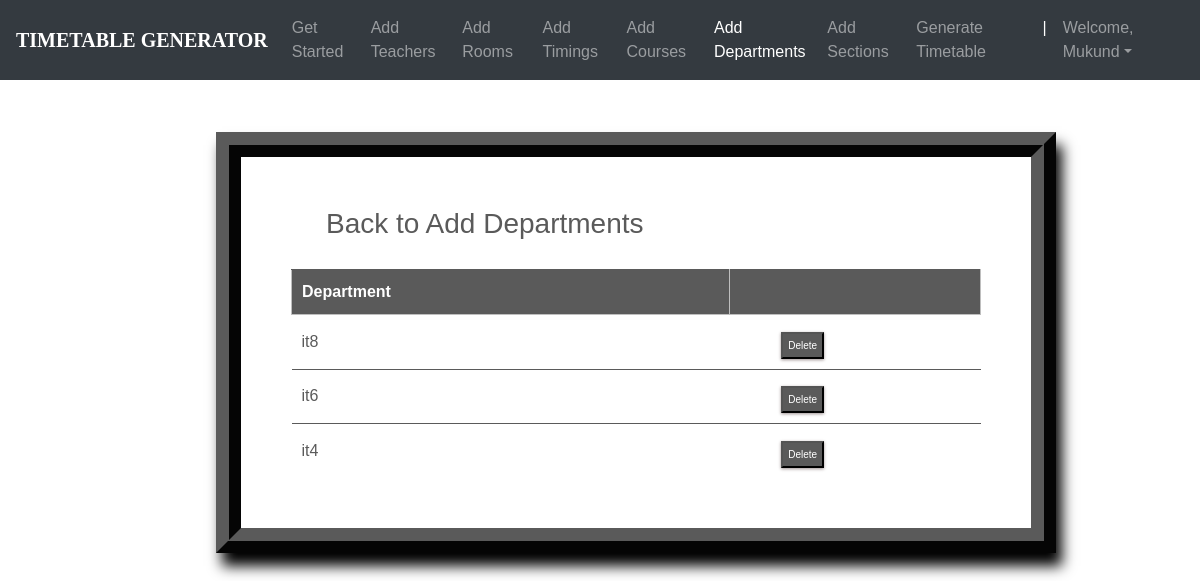
Page /departments_list/ (signed in) on the committed database.
### ttgen/models.py (models this page shows, shortened)
class Department(models.Model):
    dept_name = models.CharField(max_length=50)
    courses = models.ManyToManyField(Course)

### ttgen/views.py (the view)
# urls.py: path('departments_list/', views.department_list, name='editdepartment'),
@login_required
def department_list(request):
    context = {
        'departments': Department.objects.all()
    }
    return render(request, 'deptlist.html', context)

### templates/deptlist.html (shortened to what this page needs)
<!DOCTYPE html>
<html lang="en">
<head>
	<link rel="stylesheet" href="https://maxcdn.bootstrapcdn.com/bootstrap/4.0.0/css/bootstrap.min.css">
    <link rel="stylesheet" type="text/css" href="static/css/index.css">
</head>
<body>
        <header>
			<nav class="navbar navbar-expand-md navbar-dark fixed-top bg-dark">
                <a class="navbar-brand" href="#"><b>TIMETABLE GENERATOR</b></a>
                <div class="collapse navbar-collapse" id="navbarCollapse">
                    <ul class="navbar-nav ml-auto">
                    <li class="nav-item">
                        <a class="nav-link" href="{% url 'admindash' %}">Get Started</a>
                    </li>
                    <li class="nav-item">
                        <a class="nav-link" href="{% url 'addInstructors' %}">Add Teachers</a>
                    </li>
                    <li class="nav-item">
                        <a class="nav-link" href="{% url 'addRooms' %}">Add Rooms</a>
                    </li>
                    <li class="nav-item">
		                <a class="nav-link" href="{% url 'addTimings' %}">Add Timings</a>
		            </li>
                    <li class="nav-item">
                        <a class="nav-link" href="{% url 'addCourses' %}">Add Courses</a>
                    </li>
                    <li class="nav-item active">
			            <a class="nav-link" href="{% url 'addDepts' %}">Add Departments</a>
		            </li>
                    <li class="nav-item">
			            <a class="nav-link" href="{% url 'addSections' %}">Add Sections</a>
		            </li>
                    <li class="nav-item">
			            <a class="nav-link" href="{% url 'generate' %}">Generate Timetable</a>
		            </li>
                    <li class="nav-item active">
			            <a class="nav-link">|</a>
		            </li>
                    <li class="nav-item dropdown">
		                <a class="nav-link dropdown-toggle" href="#" id="dropdown03" data-toggle="dropdown" aria-haspopup="true" aria-expanded="false">Welcome, {{ user.first_name }}</a>
		            </li>
                    </ul>
                </div>
            </nav>
        </header>
        {% block content %}
        {% load static %}
        <br><br>
<fieldset class="fieldset">
    <a href="{% url 'addDepts'%}"><h1 class="tablink" onclick="openPage('new')" id="defaultOpen">Back to Add Departments</h1></a>
    <div class="tabcontent" id="edit">
        <table class="table1">
            <thead>
            <tr class="table-headers">
            <th>Department</th>
            <th  class="empty"></th>
            </tr>
            </thead>
            <tbody>
            {% for dept in departments %}
            <tr>
             <td>{{dept.dept_name}}</td>
             <td class="empty">
                <form action="{% url 'deletedepartment' dept.id %}" method="post">
                        <input type="submit" value="Delete" class="cross">
                </form>
             </td>
             </tr>
            {% endfor %}
            </tbody>
        </table>
    </div>
</fieldset>
{% endblock %}

### static/css/index.css (style rules this page uses)
body { padding-top: 3rem; padding-bottom: 3rem; color: #5a5a5a; font-family: 'Poppins', sans-serif; overflow-x: hidden; }
nav { font-family: sans-serif; }
.navbar-brand { font-size: 20px; font-family: Georgia, 'Times New Roman', Times, serif; }

### templates/deptlist.html (style rules this page uses)
nav { font-family: sans-serif; }
.navbar-brand { font-size: 20px; font-family: Georgia, 'Times New Roman', Times, serif; }
* { margin: 0; padding: 0; box-sizing: border-box; }
html { scroll-behavior: smooth; }
a { text-decoration:none; }
form { margin-top: 3%; margin-left: 18%; margin-right: 12%; }
fieldset h1 { color: #5a5a5a; padding-bottom: 20px; margin-left: 35px; display: inline-block; cursor: pointer; font-size: 28px; }
fieldset input { padding:8px; color: #938c8c }
.table2 td, th { border: 1px solid rgb(190,190,190); padding: 10px 20px; }
.table1 { width: 100%; border-collapse: collapse; text-align: left; overflow: hidden; }
.table1 td, th { border-top: 1px solid #5a5a5a; padding: 10px; }
.table1 th { background-color: #5a5a5a; color: #fff; }
.cross { font-size:10px; box-shadow: 0px 1px 3px 0px #9e9292; padding: 4px 5px; color: #fff; background-color: #5a5a5a; cursor: pointer; }
.fieldset { margin-top: 3%; margin-left: 18%; margin-right: 12%; padding: 50px; border-width: 25px; border-style: ridge; border-color: #5a5a5a; box-shadow: 6px 13px 13px 0px black; background-color: #fff; }

### rows in the picture
Department: dept_name "it8"
Department: dept_name "it6"
Department: dept_name "it4"

### other values in the picture
{{ user.first_name }} "Mukund"
